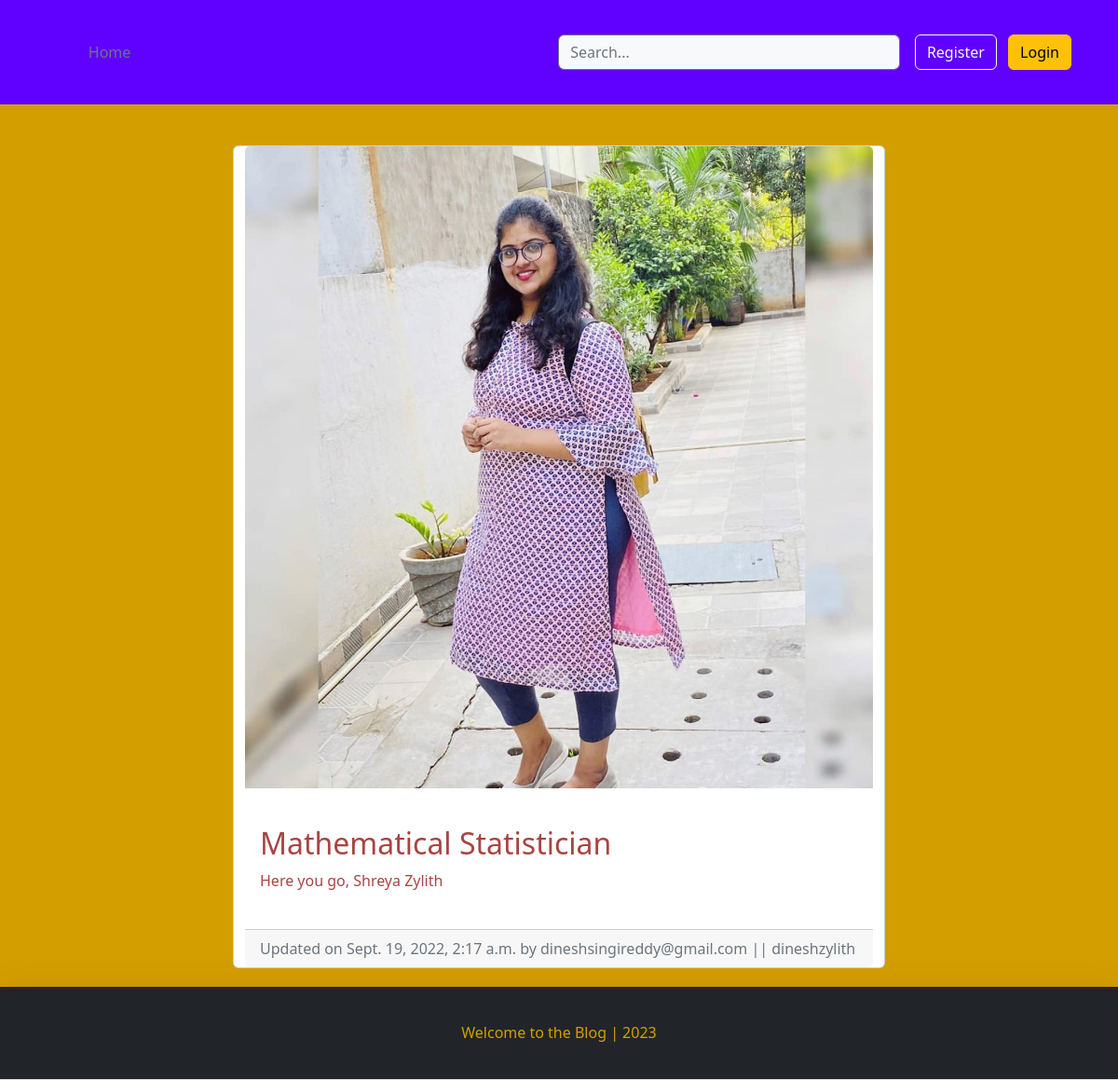
The page /blog/dineshsingi-mathematical-statistician/ on the database its author committed.
### blog/models.py (models this page shows, shortened)
class BlogPost(models.Model):
    title           = models.CharField(max_length=60, null=False, blank=True)
    body            = models.TextField(max_length=50000, null=False, blank=True)
    image           = models.ImageField(upload_to=upload_location, null=False, blank=True)
    date_published  = models.DateTimeField(auto_now_add=True, verbose_name='date published')
    date_updated    = models.DateTimeField(auto_now=True, verbose_name='date updated')
    author          = models.ForeignKey(settings.AUTH_USER_MODEL, on_delete=models.CASCADE)
    slug            = models.SlugField(blank=True, unique=True)

### account/models.py (models this page shows, shortened)
class Account(AbstractUser):
    email           = models.EmailField(verbose_name='email', max_length=60,unique=True)
    username        = models.CharField(max_length=30, unique=True)
    date_joined     = models.DateTimeField(verbose_name='date_joined', auto_now_add=True)
    last_login      = models.DateTimeField(verbose_name='last_login', auto_now=True)
    is_admin        = models.BooleanField(default=False)
    is_active       = models.BooleanField(default=True)
    is_staff        = models.BooleanField(default=False)
    is_superuser    = models.BooleanField(default=False)
    USERNAME_FIELD  = 'email'
    REQUIRED_FIELDS = ['username',]
    objects = MyAccountManager()
    def __str__(self):
        return self.email + " || " + self.username

### blog/views.py (the view)
# urls.py: path('<slug>/', detail_blog_view, name='detail'),
def detail_blog_view(request, slug):
    context = {}
    blog_post = get_object_or_404(BlogPost, slug=slug)
    context['blog_post'] = blog_post
    return render(request, 'blog/detail_blog.html', context)

### blog/templates/blog/detail_blog.html (shortened to what this page needs)
{% extends 'personal/base.html' %}
{% load static %}
{% block content %}
<br>
<div class="container">
    <div class="row">
       <div class="card m-auto">
           <img class="card-img-top" src="{{ blog_post.image.url }}" >
           <div class="card-body my-4" style="color: #a94442">
               <h2 class="card-title">{{ blog_post.title }} </h2>
               <p class="card-text">{{ blog_post.body | safe }}</p>
           </div>
           <div class="card-footer text-muted">
               Updated on {{ blog_post.date_updated }} by {{ blog_post.author }}
           </div>
       </div>
    </div>
</div>
{% endblock content %}

### personal/static/personal/style.css (style rules this page uses)
body { background-color: #6a1a21; }
.container { color: white; }

### blog/templates/blog/detail_blog.html (style rules this page uses)
body { background-color: #d39e00; }
.card { max-width: 700px; }
.container { padding: 20px; }

### rows shown on the page
BlogPost: image (picture), title "Mathematical Statistician", body "Here you go, Shreya Zylith", date_updated "Sept. 19, 2022, 2:17 a.m.", author "dineshsingireddy@gmail.com || dineshzylith"
